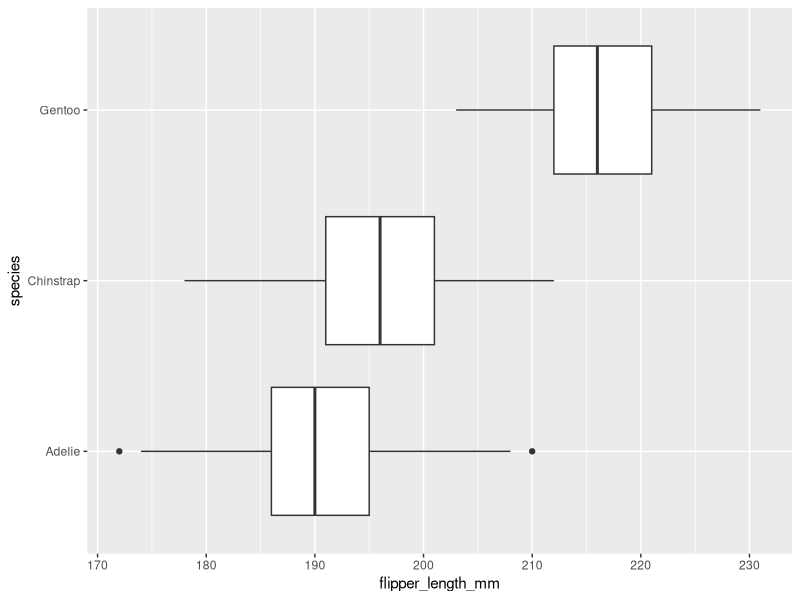
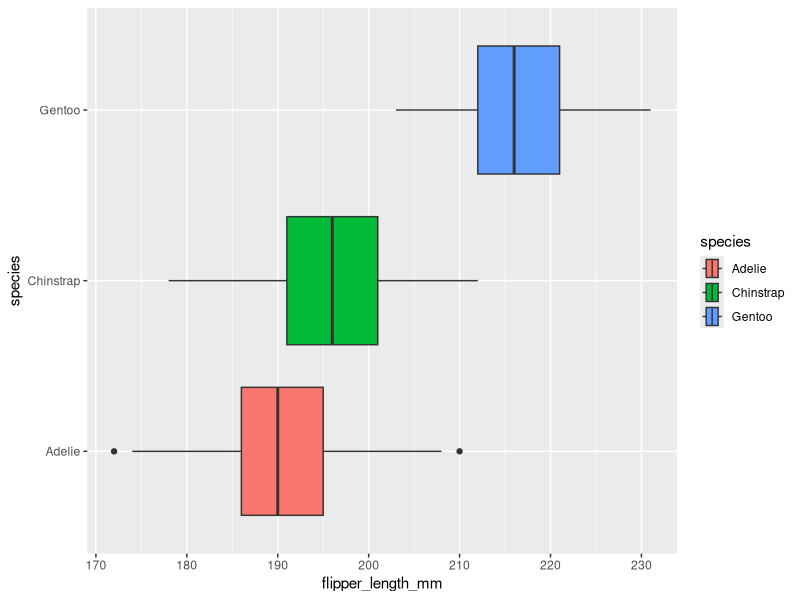
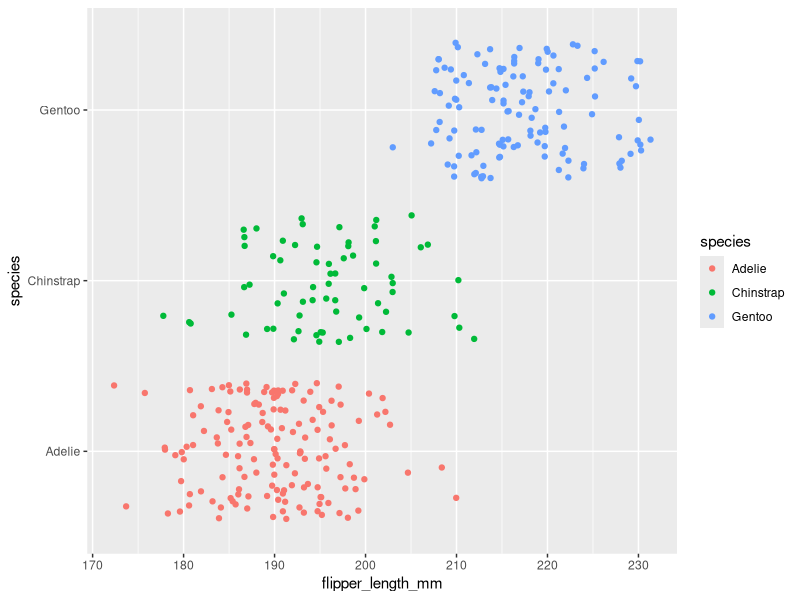
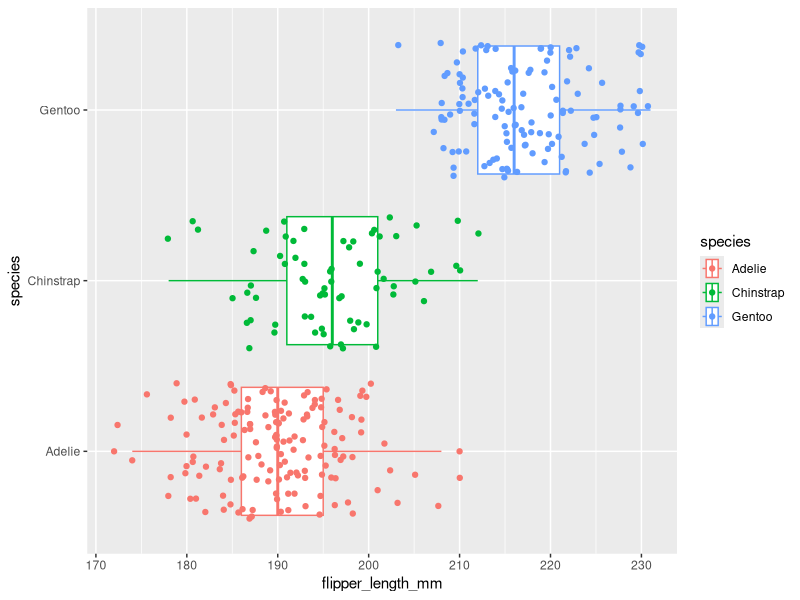
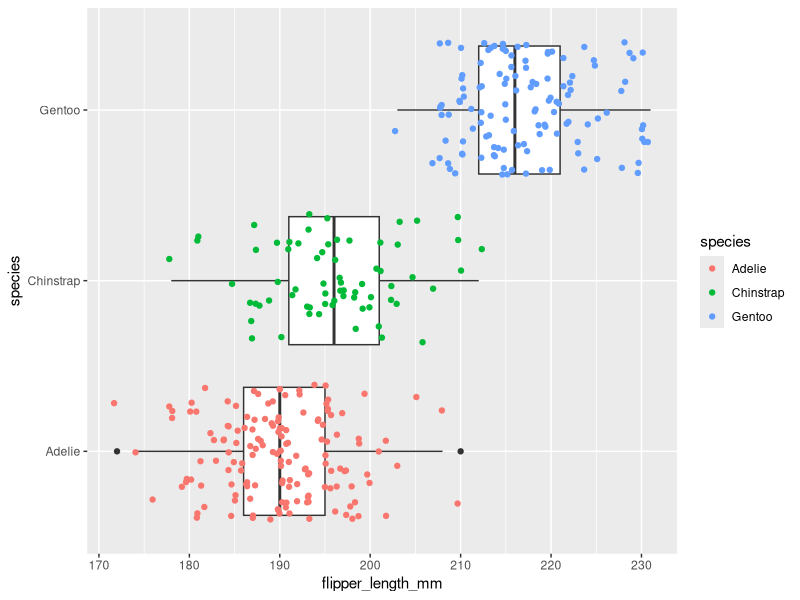

Source code (R) for these figures, in order:
## ---- chunk 1
knitr::opts_chunk$set(error = TRUE)
## ---- chunk 2
library(palmerpenguins)
penguins
## ---- chunk 3
library(ggplot2)
## ---- chunk 4
ggplot(data = penguins, mapping = aes(x = flipper_length_mm, y = species)) +
  geom_boxplot()
## ---- chunk 5
ggplot(data = penguins, mapping = aes(x = flipper_length_mm, y = species, fill = species)) +
  geom_boxplot()
## ---- chunk 6
ggplot(data = penguins, mapping = aes(x = flipper_length_mm, y = species, color = species)) +
  geom_jitter()
## ---- chunk 7
ggplot(data = penguins, mapping = aes(x = flipper_length_mm, y = species, color = species)) +
  geom_boxplot() +
  geom_jitter()
## ---- chunk 8
ggplot(data = penguins, mapping = aes(x = flipper_length_mm, y = species)) +
  geom_boxplot() +
  geom_jitter(mapping = aes(color = species))
## ---- chunk 9

## ---- chunk 10

## ---- chunk 11

## ---- chunk 12

## ---- chunk 13

## ---- chunk 14

